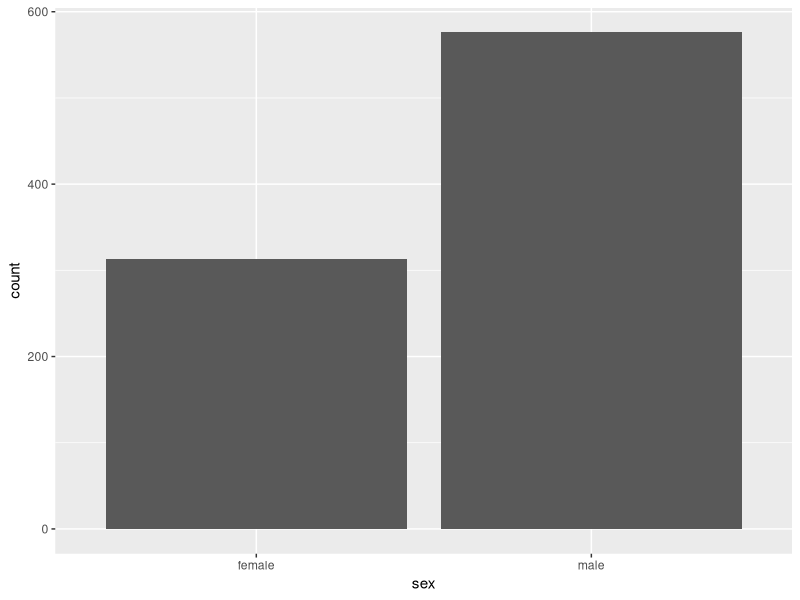
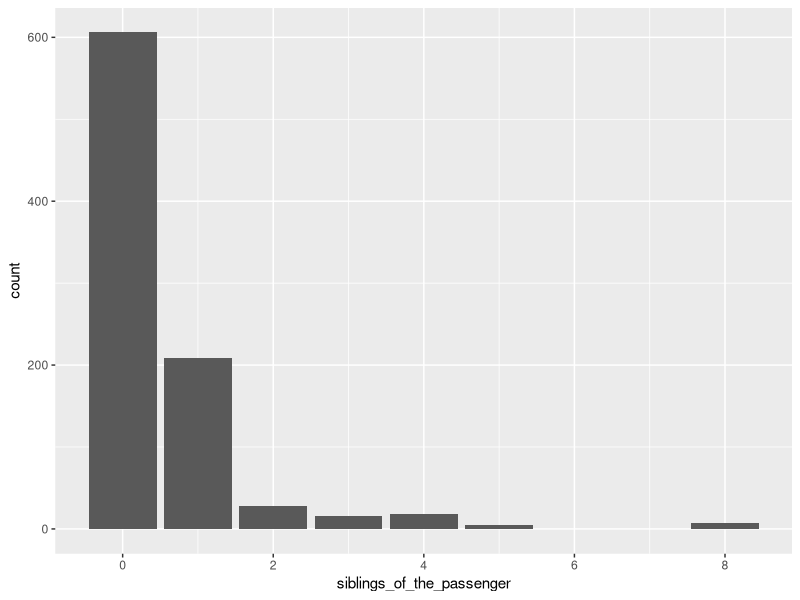
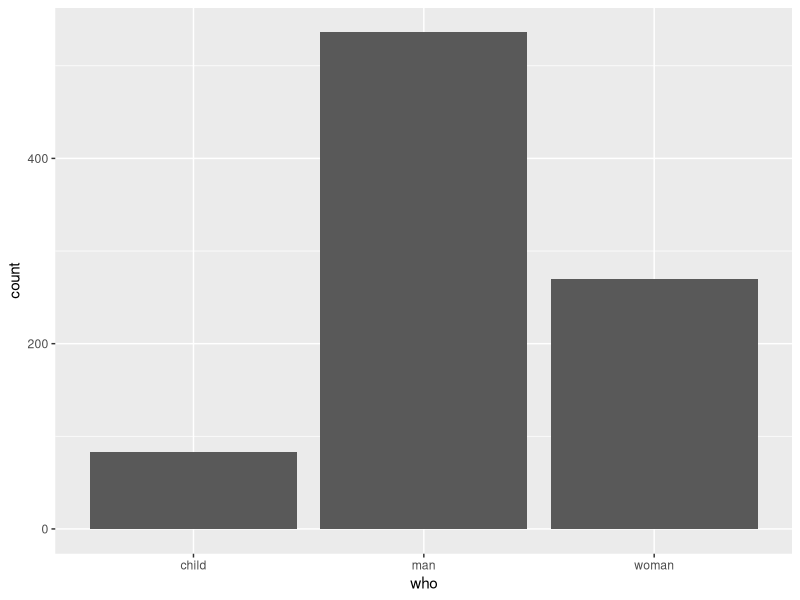
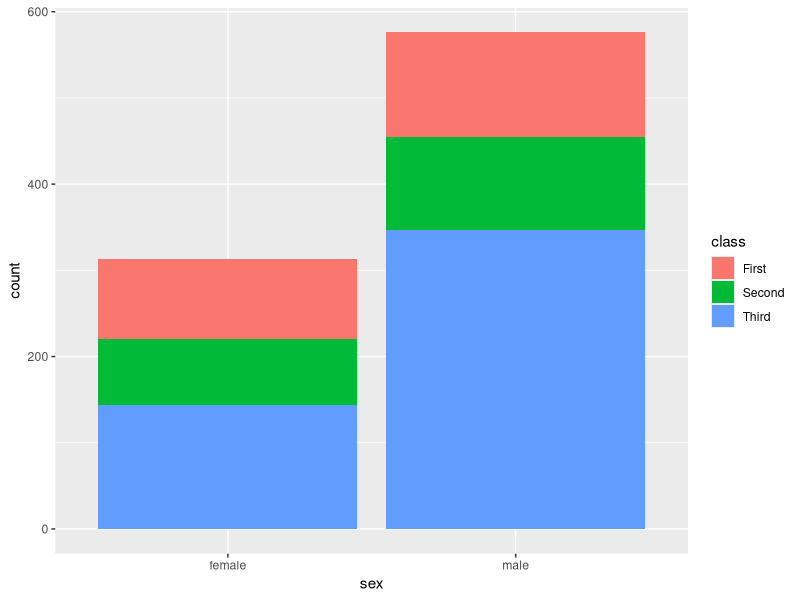
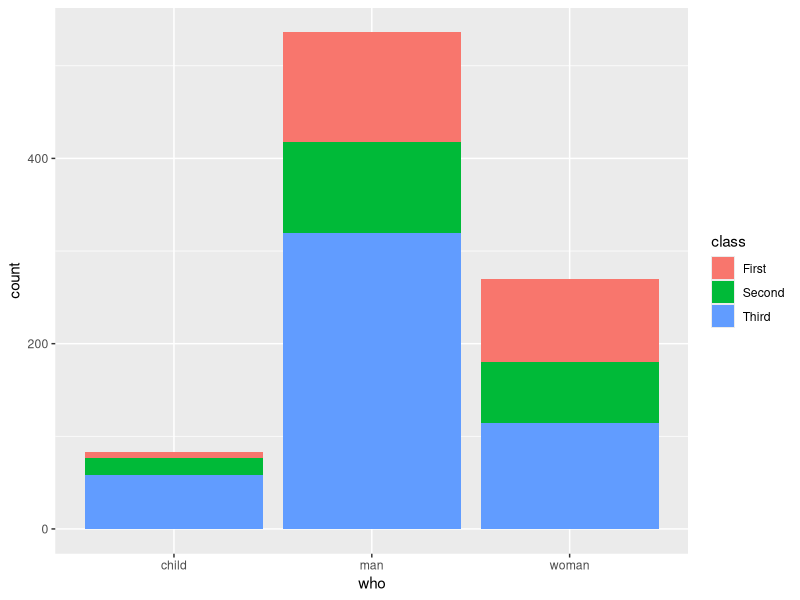
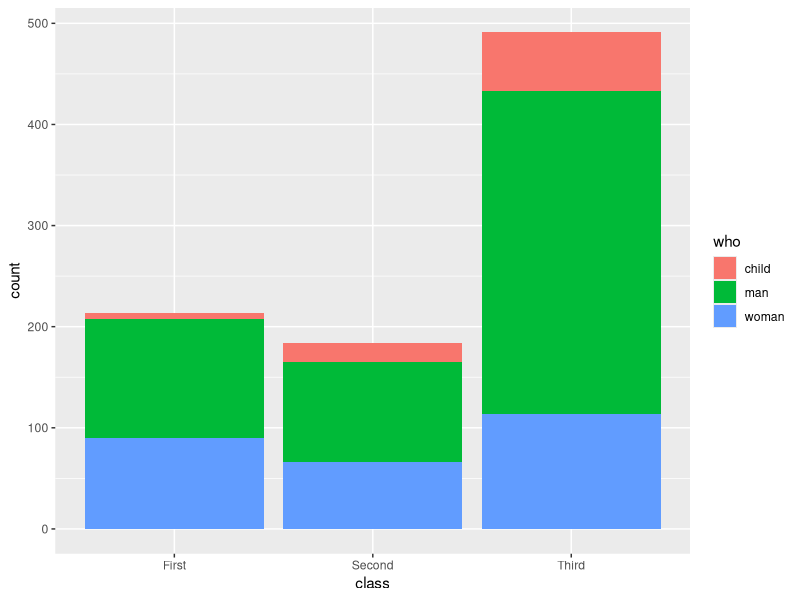
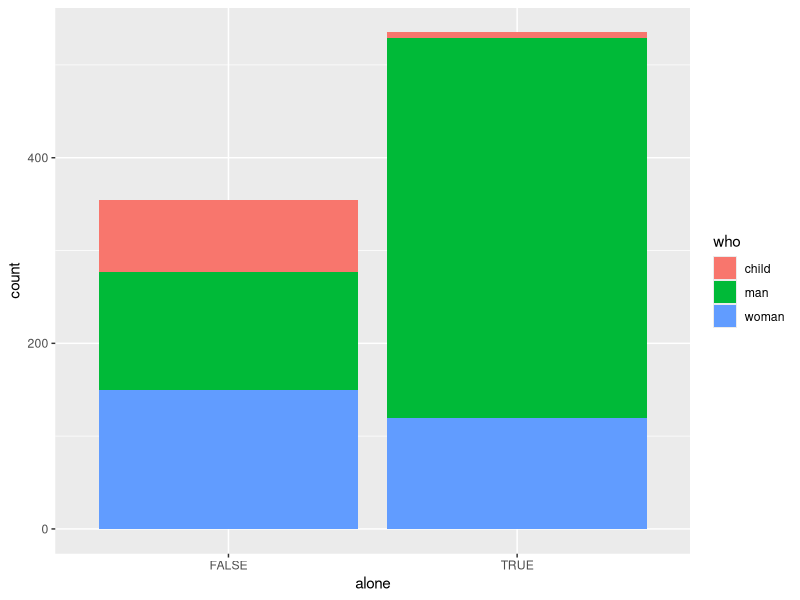
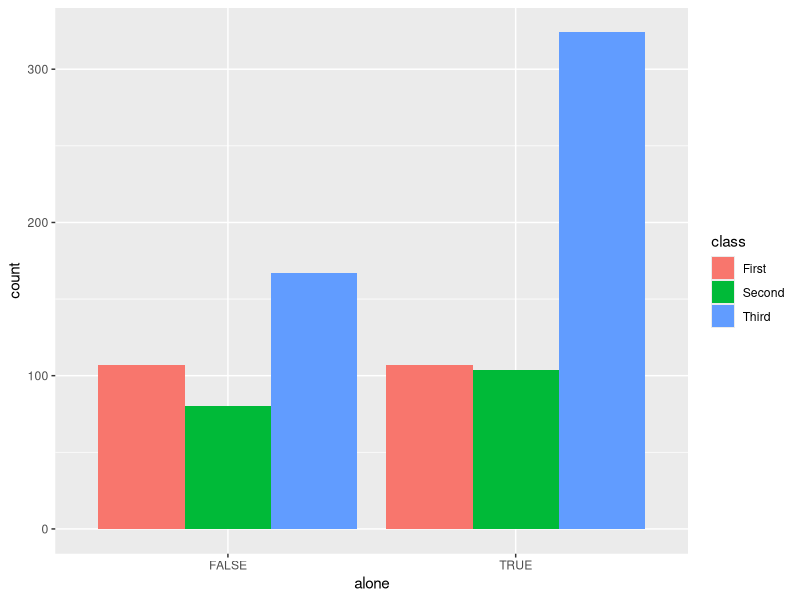

Here is the R script that generated these plots, in order:
library(tidyverse)

titanic_df <- read_csv('titanic.csv', locale= locale(decimal_mark=','))

# nos da informacion del type de las variables
spec(titanic_df)
# nos da informacion de cuantas observaciones (889) y variables(10) hay
glimpse(titanic_df)

min(titanic_df$age, na.rm = T)

slice_min(titanic_df,age, n=5) %>% relocate(survived)

slice_min(titanic_df, fare) %>% relocate(fare) #el boleto mas barato costo 4.01
slice_max(titanic_df, fare) %>% relocate(fare) # el mas caro 512

unique(titanic_df$class) # hay tres categorias de clase

arrange(titanic_df,age) #la mas joven salio de C y la segunda mas joven desde S
arrange(titanic_df,desc(age))#la primera mas longeva es de first y la segunda de third

arrange(titanic_df, desc(fare))


titanic_first <- filter(titanic_df, class=='First')
titanic_fem <- filter(titanic_df, sex=='female' )
slice_max(titanic_fem,age) # eedad max mujeres 63

titanic_child <- filter(titanic_df, who=='child')
titanic_adults <- filter(titanic_df, who!='child')
max(titanic_child$age) #edad maxima chicos 15
min(titanic_child$age) #edad minima 0.42
max(titanic_adults$age, na.rm = T)
min(titanic_adults$age, na.rm = T) # la edad minima para adultos es de 16

ggplot(titanic_df) +
  geom_bar(aes(x=sex))


ggplot(titanic_df) +
  geom_bar(aes(x=siblings_of_the_passenger))

ggplot(titanic_df) +
  geom_bar(aes(x=who))

ggplot(titanic_df) +
  geom_bar(aes(x=sex, fill= class)) # desagregar las barras con fill

ggplot(titanic_df) +
  geom_bar(aes(x=who,fill=class))

ggplot(titanic_df) +
  geom_bar(aes(x=class,fill=who))

ggplot(titanic_df) +
  geom_bar(aes(x=alone, fill= who))

ggplot(titanic_df) +
  geom_bar(aes(x=alone,fill = class), position = 'dodge')

ggplot(titanic_df) +
  geom_bar(aes(x=alone, fill= who),position='fill')+
  xlab('Viaja solo')+
  ylab('Proporcion')

ggplot(filter(titanic_df, Port_of_Embarkation == 'S'))+
         geom_bar(aes(x=Port_of_Embarkation, fill=who),position='fill')+
  xlab('Puerto')+
  ylab('Fraccion')


ggplot(filter(titanic_df, class == 'Third'))+
  geom_bar(aes(x=class, fill=Port_of_Embarkation),position='fill')+
  xlab('Clase')+
  ylab('Fraccion')

ggplot(filter(titanic_df, Port_of_Embarkation == 'Q'))+
  geom_bar(aes(x=Port_of_Embarkation, fill=class),position='fill')+
  xlab('Puerto')+
  ylab('Fraccion')

ggplot(filter(titanic_df, Port_of_Embarkation == 'S'))+
  geom_bar(aes(x=Port_of_Embarkation, fill=survived),position='dodge')+
  xlab('Puerto')+
  ylab('Cantidad')

ggplot(filter(titanic_df, sex == 'female'))+
  geom_bar(aes(x=sex, fill=Port_of_Embarkation),position='dodge')+
  xlab('Mujeres')+
  ylab('Cant')

ggplot(filter(titanic_df, sex == 'female'))+
  geom_bar(aes(x=sex, fill=Port_of_Embarkation),position='fill')+
  xlab('Mujeres')+
  ylab('Proporcion')


ggplot(titanic_df)+
  geom_bar(aes(x=Port_of_Embarkation, fill=sex),position='fill')+
  xlab('Puerto')+
  ylab('Proporcion')











